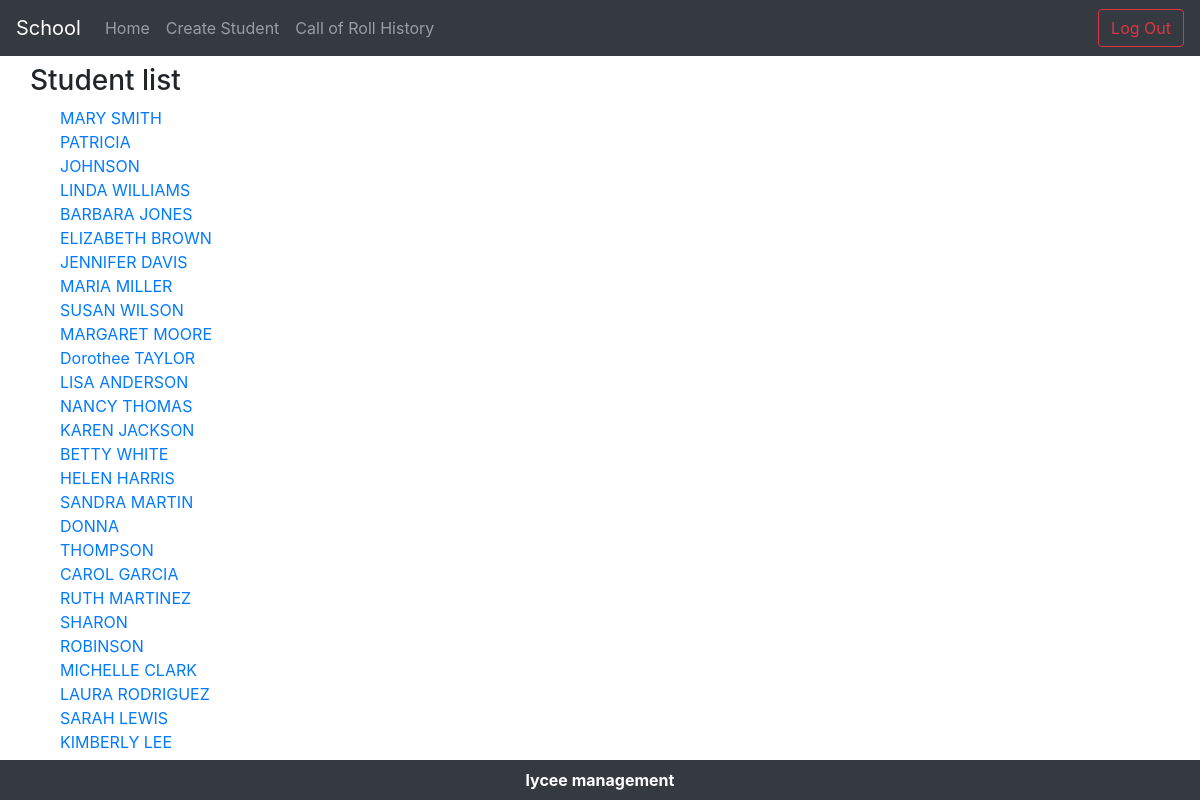
The page /lycee/2 (signed in) on the database its author committed.
### lycee/models.py (models this page shows, shortened)
class Student(models.Model):
  first_name = models.CharField(
    max_length=50,
    blank=False,
    null=False
    )
  birth_date = models.DateField(
    verbose_name='date of birth',
    blank=False,
    null=True
    )
  last_name = models.CharField(
    verbose_name="lastname",
    help_text="last name of the student",
    blank=False, # pas de champ vide
    null=False, # pas de champ null (a conjuguer avec default
    max_length=255, # taille maximale du champ
    )
  phone = models.CharField(
    verbose_name="phonenumber",
    help_text="phone number of the student",
    blank=False, # pas de champ vide
    null=False, # pas de champ null (a conjuguer avec default
    default="0999999999",
    max_length=10, # taille maximale du champ
    )
  email = models.EmailField(
    verbose_name="email",
    help_text="phone number of the student",
    blank=False, # pas de champ vide
    null=False, # pas de champ null (a conjuguer avec default
    default="x@y.z",
    max_length=255, # taille maximale du champ
    )
  comments = models.CharField(
    verbose_name="comments",
    help_text="some comments about the student",
    blank=True,
    null=False, # pas de champ null (a conjuguer avec default
    max_length=255, # taille maximale du champ
    )
  cursus = models.ForeignKey(
    Cursus,
    on_delete=models.CASCADE, # necessaire selon la version de Django
    null=True
    )

### lycee/views.py (the view)
# urls.py: url(r'^(?P<cursus_id>[0-9]+)$', views.detail, name='detail'),
def detail(request, cursus_id):
  checkUserAuth(request)
  result_list = Student.objects.filter(cursus=cursus_id)
  context = { 'liste' : result_list}
  return render (request, 'lycee/cursus/detail_cursus.html', context)

### lycee/views.py (called while the page is built)
def checkUserAuth(request):
  if not request.user.is_authenticated:
    return HttpResponseForbidden()

### lycee/templates/lycee/cursus/detail_cursus.html
{% extends "master.html" %}
{% block title %}
    Student list
{% endblock %}
{% if liste %}
    {% block content %}
      <div class="container">
        {% for student in liste %}
        <div class="row">
          <div class = "col-sm-2">
            <a href="{% url 'detail_student' student.id %}">{{student.first_name }} {{student.last_name}}</a>
          </div>
        </div>
        {% endfor %}
      </div>
    {% endblock %}
{% else %}
     <p>No student to show.</p>
{% endif %}

### rows shown on the page
Student: first_name "MARY", last_name "SMITH"
Student: first_name "PATRICIA", last_name "JOHNSON"
Student: first_name "LINDA", last_name "WILLIAMS"
Student: first_name "BARBARA", last_name "JONES"
Student: first_name "ELIZABETH", last_name "BROWN"
Student: first_name "JENNIFER", last_name "DAVIS"
Student: first_name "MARIA", last_name "MILLER"
Student: first_name "SUSAN", last_name "WILSON"
Student: first_name "MARGARET", last_name "MOORE"
Student: first_name "Dorothee", last_name "TAYLOR"
Student: first_name "LISA", last_name "ANDERSON"
Student: first_name "NANCY", last_name "THOMAS"
Student: first_name "KAREN", last_name "JACKSON"
Student: first_name "BETTY", last_name "WHITE"
Student: first_name "HELEN", last_name "HARRIS"
Student: first_name "SANDRA", last_name "MARTIN"
Student: first_name "DONNA", last_name "THOMPSON"
Student: first_name "CAROL", last_name "GARCIA"
Student: first_name "RUTH", last_name "MARTINEZ"
Student: first_name "SHARON", last_name "ROBINSON"
Student: first_name "MICHELLE", last_name "CLARK"
Student: first_name "LAURA", last_name "RODRIGUEZ"
Student: first_name "SARAH", last_name "LEWIS"
Student: first_name "KIMBERLY", last_name "LEE"
